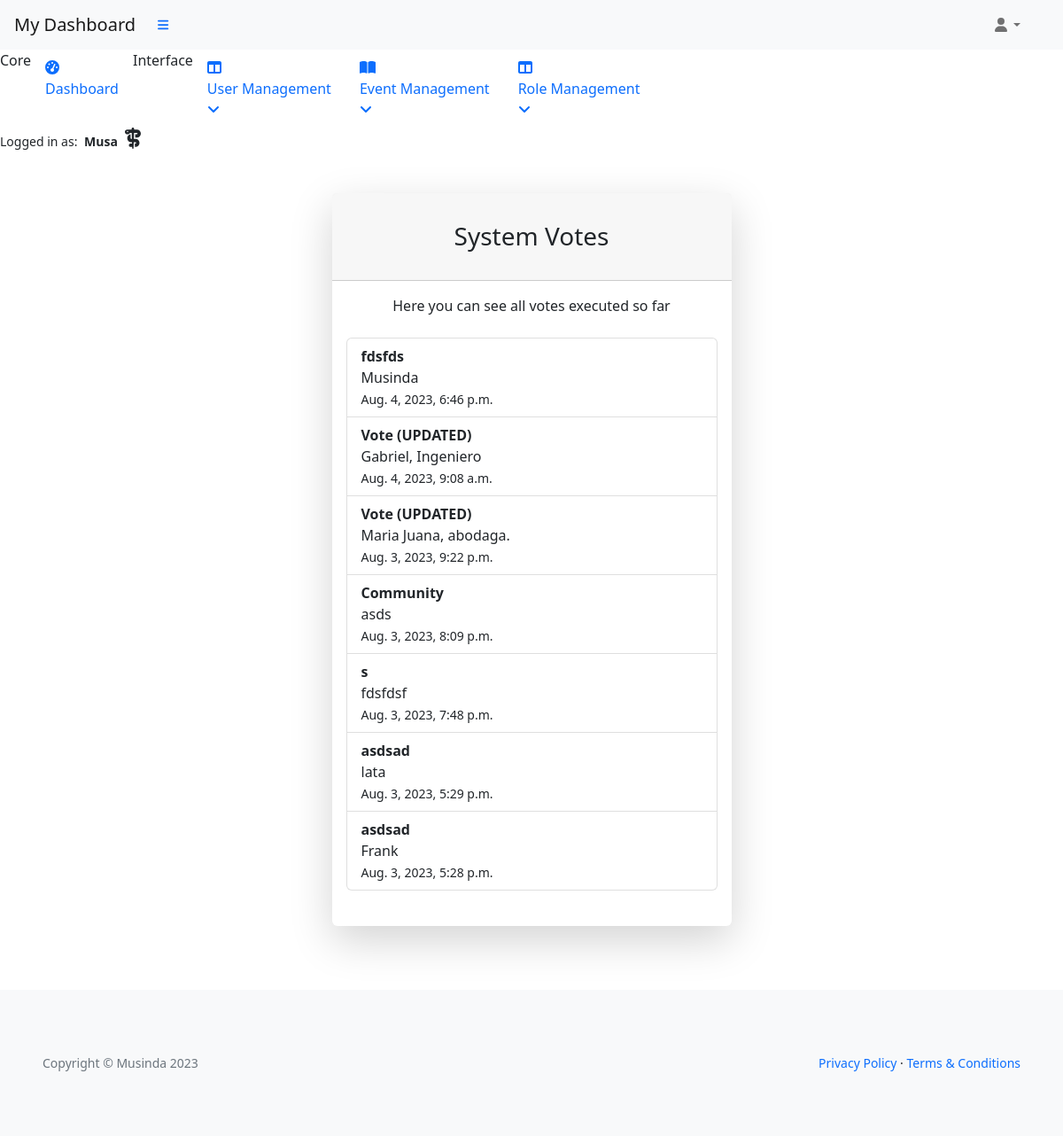
The page /office/votes (signed in) on the database as committed earlier.
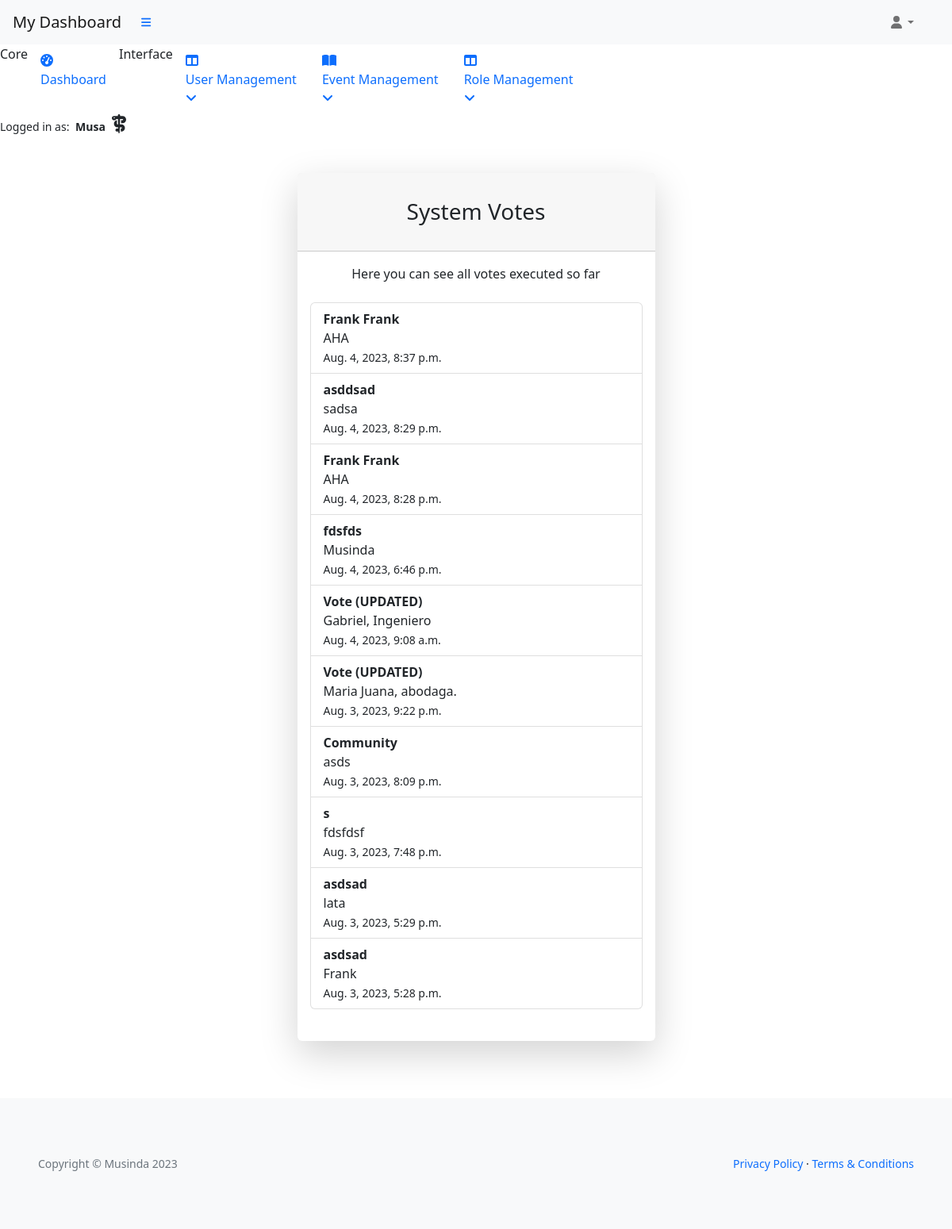
The same page on the database as committed later.
### musa/models.py (models this page shows, shortened)
class UserProfile(AbstractUser):
    verified = models.BooleanField(default=False)
    role = models.IntegerField(choices=ROLES, default=0)
    user_card = models.ManyToManyField(
        'vote_management.VoteCard', through='vote_management.VoteRecord', related_name='user_cards')
    class Meta:
        ordering = ['username']

### vote_management/models.py (models this page shows, shortened)
class VoteRecord(models.Model):
    voter = models.ForeignKey(
        'musa.UserProfile', on_delete=models.CASCADE, related_name="voter_record")
    vote_card = models.ForeignKey(
        VoteCard, on_delete=models.CASCADE, related_name="votecard_record")
    elected_person = models.ForeignKey('ElectedPerson',
                                       on_delete=models.CASCADE,
                                       related_name="elected_record")
    timestamp = models.DateTimeField(auto_now_add=True)
    class Meta:
        ordering = ['timestamp']

class VoteCard(models.Model):
    title = models.CharField(max_length=80, unique=True)
    slug = models.SlugField(max_length=200, unique=True)
    author = models.ForeignKey(
        'musa.UserProfile', on_delete=models.CASCADE, related_name="card_author")
    category = models.ForeignKey(
        Category, on_delete=models.CASCADE, related_name="categories")
    mission = models.CharField(max_length=80)
    location = models.CharField(max_length=80)
    description = models.TextField(max_length=264)
    expire = models.DateField()
    event_image = CloudinaryField('image', default='placeholder')
    vote_record = models.ManyToManyField('musa.UserProfile', through='VoteRecord',
                                         related_name='user_votes', blank=True)
    candidates = models.ManyToManyField('ElectedPerson', related_name='vote_cards',
                                        blank=True)
    status = models.IntegerField(choices=STATUS, default=0)
    excerpt = models.TextField(blank=True)
    type = models.IntegerField(choices=CARD_TYPE, default=0)
    created_on = models.DateField(auto_now_add=True)
    class Meta:
        ordering = ['-created_on']
    def __str__(self):
        return self.title

class ElectedPerson(models.Model):
    name = models.CharField(max_length=80, unique=True)
    is_elected = models.BooleanField(default=False)
    vote_card = models.ForeignKey(
        VoteCard, on_delete=models.CASCADE, related_name="vote_candidate", blank=True)
    class Meta:
        ordering = ['name']
    def __str__(self):
        return self.name

### vote_management/views.py (the view)
# urls.py: path('office/votes', AdminVotes.as_view(),
class AdminVotes(AdminRequiredMixin, generic.ListView):
    model = VoteRecord
    template_name = 'backend/admin-dashboard/admin_votes.html'
    paginate_by = 10
    context_object_name = 'admin_votes'
    def get_queryset(self):
        return VoteRecord.objects.order_by('-timestamp')

### admin_profile/views.py (called while the page is built)
    def test_func(self):
        user_profile = self.request.user
        return user_profile and user_profile.role == 2

### templates/backend/admin-dashboard/admin_votes.html (shortened to what this page needs)
{% extends "backend/admin-dashboard/base.html" %}
{% load i18n %}
{% block content %}
<div id="layoutSidenav_content">
    <main>
        <div class="container">
            <div class="row justify-content-center">
                <div class="col-lg-5">
                    <div class="card shadow-lg border-0 rounded-lg my-5">
                        <div class="card-header">
                            <h3 class="text-center font-weight-light my-4">System Votes</h3>
                        </div>
                        <div class="card-body">
                            <p class="text-center">Here you can see all votes executed so far</p>
                            <ul class="list-group my-4">
                                {% for vote in admin_votes.all %}
                                <li class="list-group-item">
                                    <strong>{{ vote.vote_card }}</strong><br>{{ vote.elected_person }}<br>
                                    <small>{{ vote.timestamp }}</small>
                                </li>
                                {% endfor %}
                            </ul>
                        </div>
                    </div>
                </div>
            </div>
        </div>
    </main>
</div>
{% endblock %}

### templates/backend/admin-dashboard/base.html (shortened to what this page needs)
{% load static %}
{% now "Y-m-d" as current_date %}
<!DOCTYPE html>
<html lang="en">
<head>
    <link href="https://cdn.jsdelivr.net/npm/simple-datatables@7.1.2/dist/style.min.css" rel="stylesheet" />
    <link href="{% static 'admin/css/styles.css' %}" rel="stylesheet" />
    <link rel="stylesheet" href="{% static 'custom/css/style.css' %}">
</head>
<body class="sb-nav-fixed">
    <nav class="sb-topnav navbar navbar-expand navbar-light bg-light">
        <a class="navbar-brand ps-3" href="{% url 'admin_dashboard' %}">My Dashboard</a>
        <button class="btn btn-link btn-sm order-1 order-lg-0 me-4 me-lg-0" id="sidebarToggle" href="#!"><i
                class="fas fa-bars"></i></button>
        <div class="d-md-inline-block form-inline ms-auto me-0 me-md-3 my-2 my-md-0">
            <ul class="navbar-nav ms-auto ms-md-0 me-3 me-lg-4">
                <li class="nav-item dropdown">
                    <a class="nav-link dropdown-toggle" id="navbarDropdown" href="#" role="button"
                        data-bs-toggle="dropdown" aria-expanded="false"><i class="fas fa-user fa-fw"></i></a>
                </li>
            </ul>
        </div>
    </nav>
    <div id="layoutSidenav">
        <div id="layoutSidenav_nav">
            <nav class="sb-sidenav accordion sb-sidenav-light" id="sidenavAccordion">
                <div class="sb-sidenav-menu">
                    <div class="nav">
                        <div class="sb-sidenav-menu-heading">Core</div>
                        <a class="nav-link" href="{% url 'admin_dashboard' %}">
                            <div class="sb-nav-link-icon"><i class="fas fa-tachometer-alt"></i></div>
                            Dashboard
                        </a>
                        <div class="sb-sidenav-menu-heading">Interface</div>
                        <a class="nav-link collapsed" href="#" data-bs-toggle="collapse"
                            data-bs-target="#collapseLayouts" aria-expanded="false" aria-controls="collapseLayouts">
                            <div class="sb-nav-link-icon"><i class="fas fa-columns"></i></div>
                            User Management
                            <div class="sb-sidenav-collapse-arrow"><i class="fas fa-angle-down"></i></div>
                        </a>
                        <a class="nav-link collapsed" href="#" data-bs-toggle="collapse" data-bs-target="#collapsePages"
                            aria-expanded="false" aria-controls="collapsePages">
                            <div class="sb-nav-link-icon"><i class="fas fa-book-open"></i></div>
                            Event Management
                            <div class="sb-sidenav-collapse-arrow"><i class="fas fa-angle-down"></i></div>
                        </a>
                        <a class="nav-link collapsed" href="#" data-bs-toggle="collapse" data-bs-target="#collapseRoles"
                            aria-expanded="false" aria-controls="collapseRoles">
                            <div class="sb-nav-link-icon"><i class="fas fa-columns"></i></div>
                            Role Management
                            <div class="sb-sidenav-collapse-arrow"><i class="fas fa-angle-down"></i></div>
                        </a>
                    </div>
                </div>
                <div class="sb-sidenav-footer">
                    <div class="small">Logged in as:
                        <span class="px-1"><strong>{{ request.user.username }}
                                {% if request.user.role == 2 %}
                                <i class="fa-solid fa-staff-snake px-1 fs-4 text"></i>
                                {% endif %}
                            </strong>
                        </span>
                    </div>
                </div>
            </nav>
        </div>
        {% block content %}
        {% endblock content %}
    </div>
    <footer class="py-4 bg-light mt-4">
        <div class="container-fluid p-5">
            <div class="d-flex align-items-center justify-content-between small">
                <div class="text-muted">Copyright &copy; Musinda 2023</div>
                <div>
                    <a href="#">Privacy Policy</a>
                    &middot;
                    <a href="#">Terms &amp; Conditions</a>
                </div>
            </div>
        </div>
    </footer>
</body>
</html>

### static/custom/css/style.css (style rules this page uses)
a { text-decoration: none; }

Rows that differ between the two databases and show on the page:
added VoteRecord: vote_card "Frank Frank", elected_person "AHA", timestamp "Aug. 4, 2023, 8:37 p.m."
added VoteRecord: vote_card "asddsad", elected_person "sadsa", timestamp "Aug. 4, 2023, 8:29 p.m."
added VoteRecord: vote_card "Frank Frank", elected_person "AHA", timestamp "Aug. 4, 2023, 8:28 p.m."
